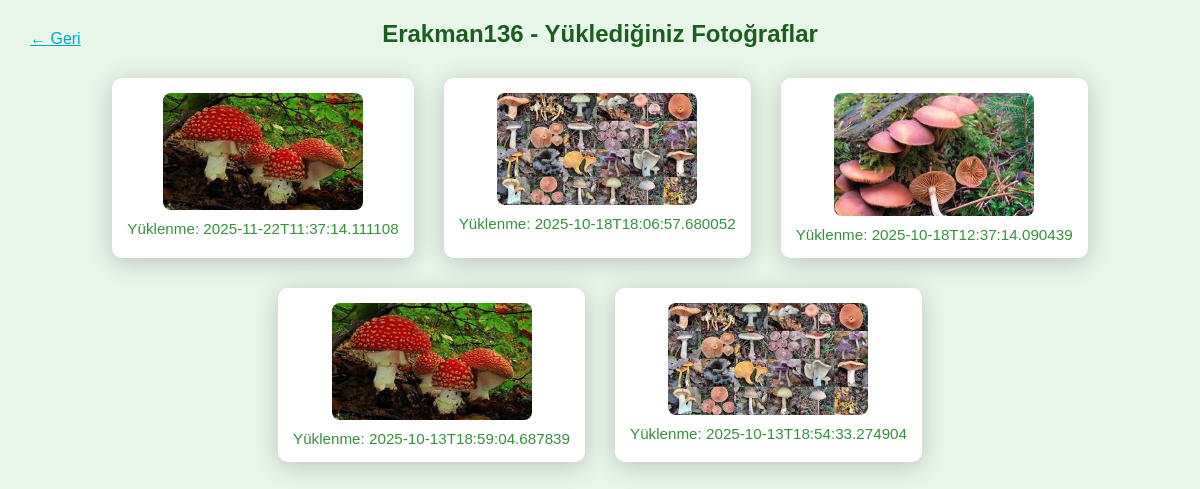
The page /fotolarim (signed in) on the database its author committed.
### tables this page shows
CREATE TABLE fotolar (
            id INTEGER PRIMARY KEY AUTOINCREMENT,
            kullanici TEXT,
            dosya_yolu TEXT,
            yuklenme_zamani TEXT
        );

### app.py (the view)
@app.route("/fotolarim")
def fotolarim():
    if "username" not in session:
        return redirect(url_for("login"))
    conn = sqlite3.connect("konumlar.db")
    c = conn.cursor()
    c.execute("SELECT dosya_yolu, yuklenme_zamani FROM fotolar WHERE kullanici=? ORDER BY id DESC", (session["username"],))
    fotolar = c.fetchall()
    conn.close()
    return render_template("fotolarim.html", fotolar=fotolar, username=session["username"])

### templates/fotolarim.html (shortened to what this page needs)
<!DOCTYPE html>
<html>
<head>
</head>
<body>
    <a href="{{ url_for('index') }}" style="color:#00a8cc; position:absolute; left:30px; top:30px;">← Geri</a>
    <h2>{{ username }} - Yüklediğiniz Fotoğraflar</h2>
    {% if fotolar and fotolar|length > 0 %}
        <div class="photo-list">
        {% for dosya_yolu, yuklenme_zamani in fotolar %}
            <div class="photo-item">
                <img src="{{ url_for('fotolar_serve', filename=dosya_yolu) }}" alt="Fotoğraf">
                <div class="date">Yüklenme: {{ yuklenme_zamani }}</div>
            </div>
        {% endfor %}
        </div>
    {% else %}
        <p>Hiç fotoğraf yüklememişsiniz.</p>
    {% endif %}
</body>
</html>

### templates/fotolarim.html (style rules this page uses)
body { background:#e8f5e9; color:#1b5e20; font-family:Arial; text-align:center; }
.photo-list { display:flex; flex-wrap:wrap; justify-content:center; gap:30px; margin-top:30px; }
.photo-item { background:#ffffff; border-radius:10px; padding:15px; box-shadow:0 4px 24px rgba(0,0,0,0.2); }
img { max-width:200px; max-height:200px; border-radius:8px; display:block; margin:auto; }
.date { color:#388e3c; margin-top:10px; font-size:0.95em; }
a { color:#00a8cc; }

### rows shown on the page
fotolar: dosya_yolu (picture), yuklenme_zamani "2025-11-22T11:37:14.111108"
fotolar: dosya_yolu (picture), yuklenme_zamani "2025-10-18T18:06:57.680052"
fotolar: dosya_yolu (picture), yuklenme_zamani "2025-10-18T12:37:14.090439"
fotolar: dosya_yolu (picture), yuklenme_zamani "2025-10-13T18:59:04.687839"
fotolar: dosya_yolu (picture), yuklenme_zamani "2025-10-13T18:54:33.274904"

### other values the page prints
{{ username }} "Erakman136"
